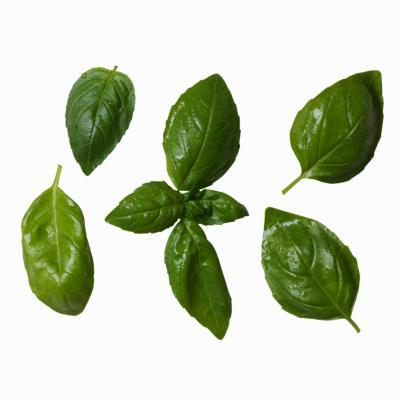
#> input picture images/basil.jpg, 400 x 400 px
$ python waterthreod.py
#> lines starting #> are read from the running program, lines starting #| are printed output that depends on the picture; after the words box and inside, x2 and y2 are one past the last pixel; in counts of white or black regions, pixels touching at a corner belong together
import numpy as np
import cv2
import matplotlib.pyplot as plt
from PIL import Image
from pylab import *#numpy+pyplot
img = cv2.imread("../images/basil.jpg")
#> img is the input picture: shape (400, 400, 3); mean B, G, R 186.9, 208.7, 200.7
gray = cv2.cvtColor(img,cv2.COLOR_BGR2GRAY)
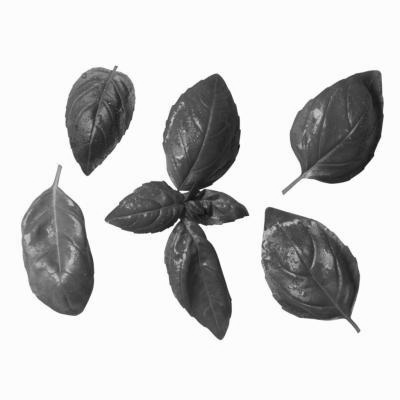
#> gray: shape (400, 400); min 14, max 255, mean 203.8
cv2.imshow("gray",gray)

ret,thresh = cv2.threshold(gray,0,255,cv2.THRESH_BINARY_INV+cv2.THRESH_OTSU)
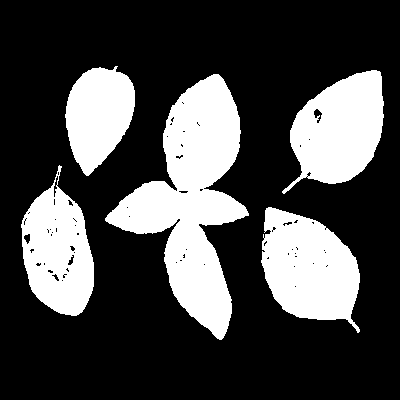
#> thresh: shape (400, 400); 28% white; 5 white regions, box (x1, y1, x2, y2) and area: (105, 74, 249, 340) 16489, (261, 207, 360, 333) 8313, (282, 70, 384, 194) 7818, (21, 165, 94, 316) 6900, (65, 66, 135, 176) 5317
#> ret = 166
cv2.imshow("binary",thresh)

#为图像设置阈值,此处使用OTSU算法自动寻找合适的阈值(注意若使用此算法第二个参数threshold必须设为0)，ret即为返回的阈值
#
kernel = np.ones((3,3),np.uint8)
opening = cv2.morphologyEx(thresh,cv2.MORPH_OPEN,kernel,iterations=2)#进行一次开运算。
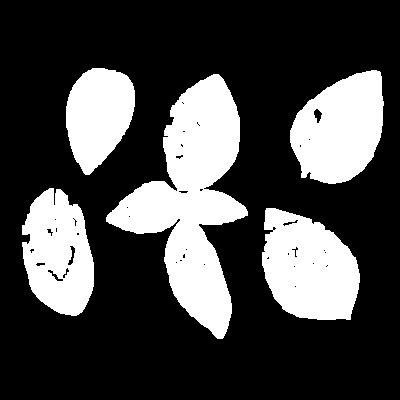
#> opening: shape (400, 400); 27.7% white; 5 white regions, box (x1, y1, x2, y2) and area: (106, 74, 248, 339) 16409, (262, 208, 360, 320) 8178, (290, 70, 384, 184) 7711, (22, 188, 94, 316) 6684, (66, 68, 135, 175) 5296
cv2.imshow("opening",opening)
k = cv2.waitKey(0)
#> (key Esc is pressed here)

# [14 lines of commented-out code are left out]
